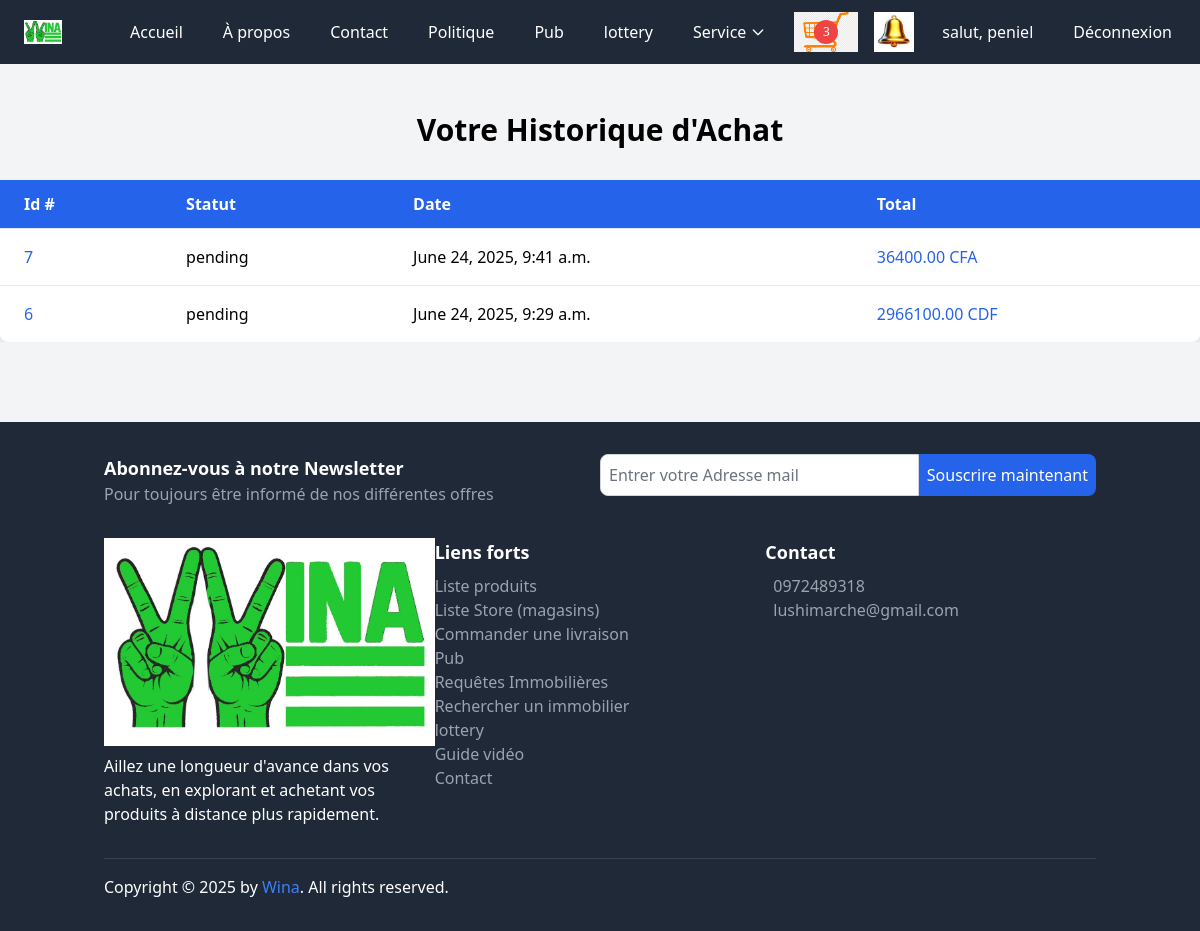
Page /profile/orders/ (signed in) on the committed database.
### core/models.py (models this page shows, shortened)
class Cart(models.Model):
    user = models.ForeignKey(settings.AUTH_USER_MODEL, on_delete=models.CASCADE, related_name='carts')
    country = models.ForeignKey(Country, on_delete=models.CASCADE, related_name='carts')
    created_at = models.DateTimeField(auto_now_add=True)
    is_ordered = models.BooleanField(default=False)
    is_active = models.BooleanField(default=True)
    def get_item_count(self):
        return sum(item.quantity for item in self.items.all())

class CartItem(models.Model):
    cart = models.ForeignKey(Cart, on_delete=models.CASCADE, related_name='items')
    product = models.ForeignKey(Product, on_delete=models.CASCADE)
    quantity = models.PositiveIntegerField(default=1)  # Définir un valeur par défaut de 1

class CustomUser(AbstractUser):
    email = models.EmailField(unique=True)
    profile_pic = models.ImageField(upload_to="p_img", blank=True, null=True)
    address = models.CharField(max_length=50, blank=True, null=True)
    phone = models.CharField(max_length=11, blank=True, null=True)
    commune = models.CharField(max_length=50, blank=True, null=True)
    city = models.ForeignKey(City, on_delete=models.SET_NULL, null=True, blank=True)
    country = models.ForeignKey(Country, on_delete=models.SET_NULL, null=True, blank=True)
    interests = models.TextField(blank=True, null=True)
    USERNAME_FIELD = 'email'
    REQUIRED_FIELDS = ['username']

class Order(models.Model):
    user = models.ForeignKey(settings.AUTH_USER_MODEL, on_delete=models.CASCADE, related_name="orders")
    country = models.ForeignKey(Country, on_delete=models.SET_NULL, null=True, blank=True)  # 👈 NOUVEAU
    created_at = models.DateTimeField(auto_now_add=True)
    updated_at = models.DateTimeField(auto_now=True)
    status = models.CharField(
        max_length=50,
        choices=[('pending', 'En attente'), ('paid', 'Payée'), ('shipped', 'Expédiée'), ('served', 'Servie')],
        default='pending'
    )
    total_amount = models.DecimalField(max_digits=10, decimal_places=2, default=Decimal('0.00'))
    activated = models.BooleanField(default=True)
    @property
    def devise(self):
        try:
            return self.country.devise_info.devise
        except:
            return "CDF"

class Country(models.Model):
    name = models.CharField(max_length=100, unique=True)
    flag = models.ImageField(upload_to='flags/')

class DeviseCountry(models.Model):
    country = models.OneToOneField("Country", on_delete=models.CASCADE, related_name="devise_info")
    devise = models.CharField(max_length=10)  # Exemple: 'USD', 'CDF', 'EUR'

### base/views.py (the view)
# urls.py: path("profile/orders/", views.mes_commandes_produits_view, name="profile_orders"),
@login_required
def mes_commandes_produits_view(request):
    orders_list = Order.objects.filter(user=request.user, activated=True).order_by('-created_at')
    paginator = Paginator(orders_list, 6)
    page = request.GET.get('page')
    try:
        orders = paginator.page(page)
    except PageNotAnInteger:
        orders = paginator.page(1)
    except EmptyPage:
        orders = paginator.page(paginator.num_pages)
    return render(request, "base/profile_orders.html", {"orders": orders})

### core/context_processors.py (called while the page is built)
def cart(request):
    if request.user.is_authenticated:
        cart = get_or_create_cart(request.user)
    else:
        cart = None
    return {'cart': cart}

def unread_notifications_count(request):
    if request.user.is_authenticated:
        hidden_ids = UserNotificationHide.objects.filter(user=request.user).values_list('notification_id', flat=True)
        count = Notification.objects.filter(user=request.user, is_read=False).exclude(id__in=hidden_ids).count()
        return {'unread_notifications_count': count}
    return {}

### core/utils.py (called while the page is built)
def get_or_create_cart(user):
    cart, created = Cart.objects.get_or_create(user=user, is_active=True)
    return cart

### base/templates/base/profile_orders.html (shortened to what this page needs)
{% extends "base.html" %}
{% load static %}
{% block content %}
<section id="commandes" class="mt-12 pb-20 min-h-[60vh]">
    <h2 class="text-3xl font-bold text-center mb-8">Votre Historique d'Achat</h2>
    {% if orders %}
    <div class="overflow-x-auto">
        <table class="min-w-full table-auto bg-white shadow-lg rounded-lg">
            <thead class="bg-blue-600 text-white">
                <tr>
                    <th class="px-6 py-3 text-left">Id #</th>
                    <th class="px-6 py-3 text-left">Statut</th>
                    <th class="px-6 py-3 text-left">Date</th>
                    <th class="px-6 py-3 text-left">Total</th>
                </tr>
            </thead>
            <tbody>
                {% for order in orders %}
                <tr class="border-t">
                    <td class="px-6 py-4">
                        <a href="{% url 'order_detail' order.id %}" class="text-blue-600 hover:text-blue-800">
                            {{ order.id }}
                        </a>
                    </td>
                    <td class="px-6 py-4">{{ order.status }}</td>
                    <td class="px-6 py-4">{{ order.created_at }}</td>
                    <td class="px-6 py-4">
                        <a href="{% url 'order_detail' order.id %}" class="text-blue-600 hover:text-blue-800">
                            {{ order.total_amount }} {{ order.devise }}
                        </a>
                    </td>
                </tr>
                {% endfor %}
            </tbody>
        </table>
    </div>
    {% else %}
    <p class="text-center text-lg text-gray-600">Vous n'avez pas encore de commandes.</p>
    {% endif %}
</section>
{% endblock %}

### templates/base.html (shortened to what this page needs)
{% load static tailwind_tags %}
{% load static %}
<!DOCTYPE html>
<html lang="fr">
<head>
    <link href='https://unpkg.com/boxicons@2.1.4/css/boxicons.min.css' rel='stylesheet'>
    <link rel="stylesheet" href="{% static 'css/dist/styles.css' %}">
    {% tailwind_css %}
</head>
<body class="bg-gray-100">
    <nav class="bg-gray-800 text-white">
        <div class="max-w-7xl mx-auto px-4 py-3 flex justify-between items-center">
            <a href="{% url 'index' %}" class="text-gray hover:underline flex items-center bg-white-800 p-2 rounded">
                <img src="{% static 'img/logoo.png' %}" alt="Logo" class="h-6 mr-2">
            </a>
            <div class="hidden md:flex space-x-4">
                <a href="{% url 'index' %}" class="hover:bg-gray-700 px-3 py-2 rounded">Accueil</a>
                <a href="{% url 'apropos' %}" class="hover:bg-gray-700 px-3 py-2 rounded">À propos</a>
                <a href="{% url 'contact' %}" class="hover:bg-gray-700 px-3 py-2 rounded">Contact</a>
                <a href="{% url 'politique' %}" class="hover:bg-gray-700 px-3 py-2 rounded">Politique</a>
                <a href="{% url 'advertisement_list_wina' %}" class="hover:bg-gray-700 px-3 py-2 rounded">Pub</a>
                <a href="{% url 'lottery_list' %}" class="hover:bg-gray-700 px-3 py-2 rounded">lottery</a>
<div class="relative">
    <button class="hover:bg-gray-700 px-3 py-2 rounded inline-flex items-center" id="immoDropdownButton">
       Service
        <svg class="ml-1 w-4 h-4" fill="none" stroke="currentColor" viewBox="0 0 24 24" xmlns="http://www.w3.org/2000/svg">
            <path stroke-linecap="round" stroke-linejoin="round" stroke-width="2" d="M19 9l-7 7-7-7"></path>
        </svg>
    </button>
</div>
<a href="{% url 'cart_detail_wina' %}" class="relative inline-block">
    <span class="cart-items-count absolute top-1/2 left-1/2 bg-red-500 text-white rounded-full w-6 h-6 flex items-center justify-center text-xs transform -translate-x-1/2 -translate-y-1/2">
        {{ cart.get_item_count }}
    </span>
</a>
{% if user.is_authenticated %}
<a href="{% url 'notifications_list' %}" class="relative inline-block">
    <img src="{% static 'img/belll.jpg' %}" alt="Notifications" class="w-10 h-10">
</a>
{% endif %}
                {% if request.user.is_authenticated %}
                    <a href="{% url 'profile' %}" class="hover:bg-gray-700 px-3 py-2 rounded">salut, {{ request.user.username }}</a>
                    <a href="{% url 'logout' %}" class="hover:bg-gray-700 px-3 py-2 rounded">Déconnexion</a>
                {% else %}
                    <a href="{% url 'signup' %}" class="hover:bg-gray-700 px-3 py-2 rounded">S'inscrire</a>
                    <a href="{% url 'login' %}" class="hover:bg-gray-700 px-3 py-2 rounded">Connexion</a>
                {% endif %}
            </div>
        </div>
    </nav>
      {% block content %}{% endblock content %}
    <footer class="bg-gray-800 text-white py-8">
        <div class="container mx-auto px-4">
            <div class="mb-8">
                <div class="flex flex-col md:flex-row">
                    <div class="md:w-1/2 mb-4 md:mb-0">
                        <h3 class="text-lg font-bold">Abonnez-vous à notre Newsletter</h3>
                        <p class="text-gray-400">Pour toujours être informé de nos différentes offres</p>
                    </div>
                    <div class="md:w-1/2">
                        <form action="https://api.web3forms.com/submit" method="POST" class="flex">
                            <input type="email" name="email" placeholder="Entrer votre Adresse mail" required class="flex-1 p-2 rounded-l-lg border border-gray-300" />
                            <button class="bg-blue-600 text-white p-2 rounded-r-lg">Souscrire maintenant</button>
                        </form>
                    </div>
                </div>
            </div>
            <div class="flex flex-col md:flex-row mb-8">
                <div class="md:w-1/3 mb-4 md:mb-0">
                    <div class="footer-logo mb-2">
                        <img class="img-fluid" src="{% static 'img/logoo.png' %}" alt="">
                    </div>
                    <p>Aillez une longueur d'avance dans vos achats, en explorant et achetant vos produits à distance plus rapidement.</p>
                </div>
                <div class="md:w-1/3 mb-4 md:mb-0">
                    <h3 class="text-lg font-bold">Liens forts</h3>
                    <ul class="mt-2">
                        <li><a href="{% url 'product_list_wina' %}" class="text-gray-400 hover:text-white">Liste produits</a></li>
                        <li><a href="{% url 'store_list_wina' %}" class="text-gray-400 hover:text-white">Liste Store (magasins)</a></li>
                        <li><a href="{% url 'creer_commande' %}" class="text-gray-400 hover:text-white">Commander une livraison</a></li>
                        <li><a href="{% url 'advertisement_list_wina' %}" class="text-gray-400 hover:text-white">Pub</a></li>
                        <li><a href="{% url 'requete_list' %}" class="text-gray-400 hover:text-white">Requêtes Immobilières</a></li>
                        <li><a href="{% url 'requete_create' %}" class="text-gray-400 hover:text-white">Rechercher un immobilier</a></li>
                        <li><a href="{% url 'lottery_list' %}" class="text-gray-400 hover:text-white">lottery</a></li>
                        <li><a href="{% url 'video_list' %}" class="text-gray-400 hover:text-white">Guide vidéo</a></li>
                        <li><a href="{% url 'contact' %}" class="text-gray-400 hover:text-white">Contact</a></li>
                    </ul>
                </div>
                <div class="md:w-1/3">
                    <h3 class="text-lg font-bold">Contact</h3>
                    <div class="mt-2">
                        <p class="flex items-center"><a href="callto:+243 97 24 89 318" class="text-gray-400 hover:text-white">0972489318</a></p>
                        <p class="flex items-center"><a href="mailto:lushimarche@gmail.com" class="text-gray-400 hover:text-white">lushimarche@gmail.com</a></p>
                    </div>
                </div>
            </div>
            <div class="border-t border-gray-700 pt-4">
                <div class="flex justify-between items-center">
                    <div>
                        <p class="mb-0">Copyright © 2025 by <a href="#" class="text-blue-500 hover:underline">Wina</a>. All rights reserved.</p>
                    </div>
                </div>
            </div>
        </div>
    </footer>
</body>
</html>

### rows in the picture
Cart: get_item_count "3"
CustomUser: user.username "peniel"
Order: id "7", status "pending", created_at "June 24, 2025, 9:41 a.m.", total_amount "36400.00", devise "CFA"
Order: id "6", status "pending", created_at "June 24, 2025, 9:29 a.m.", total_amount "2966100.00", devise "CDF"
